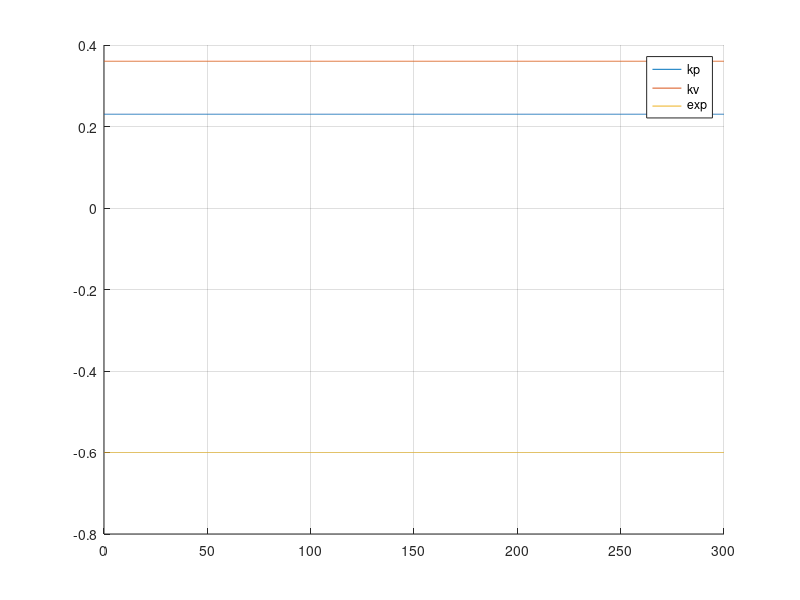

This chart was generated by the following MATLAB code:
clear; close all;
data=csvread("data/con000.csv")
t=data(:,1);
kp=data(:,2);
kv=data(:,3);
exp=data(:,4);

figure; hold on;grid on;

plot(t,kp);
plot(t,kv);
plot(t,exp);

legend('kp','kv','exp')